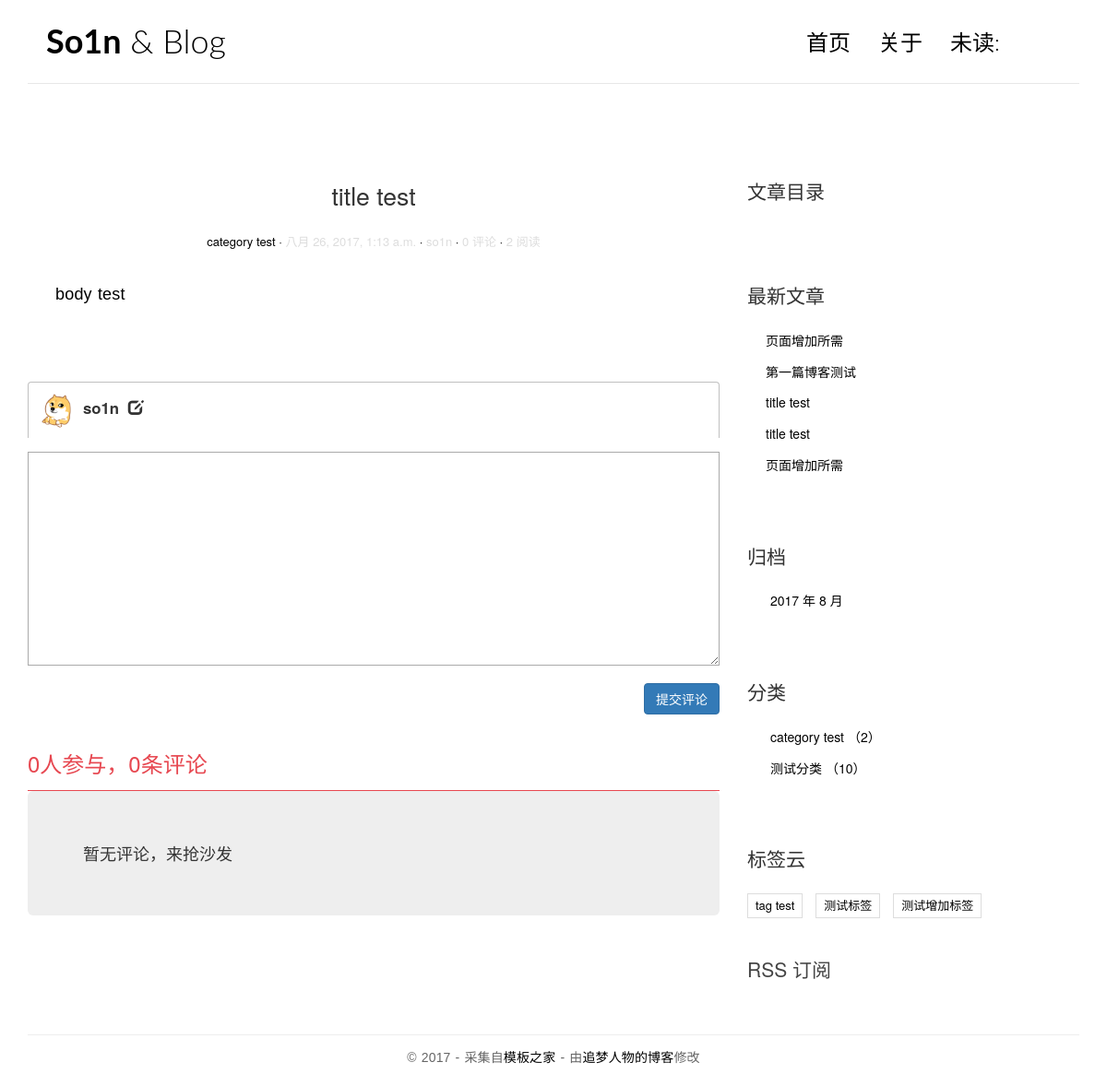
Page /post/2/ (signed in) on the committed database.
### blog/models.py (models this page shows, shortened)
class Post(models.Model):
    views = models.PositiveIntegerField(default=0)
    created_time = models.DateTimeField()
    title = models.CharField(max_length=100)
    body = models.TextField()
    created_time = models.DateTimeField()
    modified_time = models.DateTimeField()
    excerpt = models.CharField(max_length=200, blank=True)
    category = models.ForeignKey(Category)
    tags = models.ManyToManyField(Tag, blank=True)
    author = models.ForeignKey(User)
    def save(self, *args, **kwargs):
        if not self.excerpt:
            md = markdown.Markdown(extenstions=[
                'markdown.extensions.extra',
                'markdown.extensions.codehilite',
            ])
            self.excerpt = strip_tags(md.convert(self.body))[:60]
            super(Post,self).save(*args, **kwargs)
    def increase_views(self):
        self.views += 1
        self.save(update_fields=['views'])
    def __str__(self):
        return self.title
    def get_absolute_url(self):
        return reverse('blog:detail', kwargs={'pk':self.pk})
    class Meta:
        ordering = ['-created_time']

class Category(models.Model):
    name = models.CharField(max_length=100)

class Tag(models.Model):
    name = models.CharField(max_length=100)

### blog/views.py (the view)
# urls.py: url(r'^post/(?P<pk>[0-9]+)/$', views.PostDetailView.as_view(), name='detail'),
class PostDetailView(DetailView):
    model = Post
    template_name = 'blog/detail.html'
    context_object_name = 'post'
    def get(self, request, *args, **kwargs):
        response = super(PostDetailView, self).get(request, *args, **kwargs)
        self.object.increase_views()
        return response
    def get_object(self, queryset=None):
        post = super(PostDetailView, self).get_object(queryset=None)
        md = markdown.Markdown(extensions=['markdown.extensions.extra',
                                           'markdown.extensions.codehilite',
                                           TocExtension(slugify=slugify)
                                          ])
        post.body = md.convert(post.body)
        post.toc = md.toc
        return post
    def get_context_data(self, **kwargs):
        context = super(PostDetailView, self).get_context_data(**kwargs)
        comment_list = self.object.comment_set.all()
        context.update({'comment_list': comment_list})
        return context

### templates/blog/detail.html (shortened to what this page needs)
{% extends 'base.html' %}
{% block main %}
    <article class="post post-{{ post.pk }}">
        <header class="entry-header">
            <h1 class="entry-title">{{ post.title }}</h1>
            <div class="entry-meta">
                <span class="post-category"><a href="{% url 'blog:category' 1 %}">{{ post.category.name }}</a></span>
                <span class="post-date"><time class="entry-date"
                                                          datetime="{{ post.created_time }}">{{ post.created_time }}</time></a></span>
                <span class="post-author">{{ post.author }}</a></span>
                <span class="comments-link">{{ post.comment_set.count }} 评论</a></span>
                <span class="views-count">{{ post.views }} 阅读</a></span>
            </div>
        </header>
        <div class="entry-content clearfix">
            {{ post.body|safe }}<br /><br />
        </div>
    </article>
    {% include 'easy_comment/comment_form.html' with post=post %}
    {% include 'easy_comment/comment_list.html' with post=post %}
{% endblock main %}
{% block toc %}
    <div class="widget widget-content">
        <h3 class="widget-title">文章目录</h3>
    </div>
{% endblock toc %}

### templates/base.html (shortened to what this page needs)
{% load staticfiles %}
{% load blog_tags %}
{% load notifications_tags %}
<!DOCTYPE html>
<html>
<head>
    <link rel="stylesheet" href="http://code.ionicframework.com/ionicons/2.0.1/css/ionicons.min.css">
    <link rel="stylesheet" href="{% static 'blog/css/bootstrap.min.css' %}">
    <link rel="stylesheet" href="{% static 'blog/css/pace.css' %}">
    <link rel="stylesheet" href="{% static 'blog/css/custom.css' %}">
    <link rel="stylesheet" href="{% static 'blog/css/highlights/github.css' %}">
    <link rel="stylesheet" href="//cdn.bootcss.com/bootstrap/3.3.7/css/bootstrap.min.css">
    <link rel="stylesheet" href="{% static 'easy_comment/css/comment.css' %}">
    <link rel="stylesheet" href="{% static 'easy_comment/css/prism.css' %}">
</head>
<body>
<div class="container">
    <header id="site-header">
        <div class="row">
            <div class="col-md-4 col-sm-5 col-xs-8">
                <div class="logo">
                    <h1><a href="{% url 'blog:index' %}"><b>So1n</b> &amp; Blog</a></h1>
                </div>
            </div>
            <div class="col-md-8 col-sm-7 col-xs-4">
                <nav class="main-nav" role="navigation">
                    <div class="collapse navbar-collapse" id="bs-example-navbar-collapse-1">
                        <ul class="nav navbar-nav navbar-right">
                            <li class="cl-effect-11"><a href="{% url 'blog:index' %}" data-hover="首页">首页</a></li>
                            <li class="cl-effect-11"><a href="about.html" data-hover="关于">关于</a></li>
                            <li class="cl-effect-11"><a href="notifications" data-hover="未读:{% notifications_unread %}"><span class="live-notify-badge"><span> 未读:{% notifications_unread %} </a>
                        </ul>
                    </div>
                </nav>
            </div>
        </div>
    </header>
</div>
<div class="content-body">
    <div class="container">
        <div class="row">
            <main class="col-md-8">
                {% block main %}
                {% endblock main %}
            </main>
            <aside class="col-md-4">
                {% block toc %}
                {% endblock toc %}
                <div class="widget widget-recent-posts">
                    <h3 class="widget-title">最新文章</h3>
                    {% get_recent_posts as recent_post_list %}
                    <ul>
                        {% for post in recent_post_list %}
                        <li>
                            <a href="{{ post.get_absolute_url }}">{{ post.title}}</a>
                        </li>
                        {% empty %}
                        暂无文章！
                        {% endfor %}
                    </ul>
                </div>
                <div class="widget widget-archives">
                    <h3 class="widget-title">归档</h3>
                    {% archives as date_list %}
                    <ul>
                        {%for date in date_list%}
                        <li>
                            <a href="{% url 'blog:archives' date.year date.month %}">{{ date.year }} 年 {{ date.month }} 月</a>
                        </li>
                        {% empty %}
                        暂无归档！
                        {% endfor %}
                    </ul>
                </div>
                <div class="widget widget-category">
                    <h3 class="widget-title">分类</h3>
                    {% get_categories as category_list %}
                    <ul>
                        {% for category in category_list %}
                        <li>
                            <a href="{% url 'blog:category' category.pk%}">{{ category.name}} <span class="post-count">（{{ category.num_posts }}）</span></a>
                        </li>
                        {% empty %}
                        暂无分类！
                        {% endfor %}
                    </ul>
                </div>
                <div class="widget widget-tag-cloud">
                    <h3 class="widget-title">标签云</h3>
                    {% get_tags as tag_list%}
                    <ul>
                        {% for tag in tag_list %}
                        <li>
                            <a href="{% url 'blog:tag' tag.pk %}">{{ tag.name}}</a>
                        </li>
                        {% empty %}
                        暂无标签！
                        {% endfor%}
                    </ul>
                </div>
                <div class="rss">
                    <a href="{% url 'rss' %}"> RSS 订阅</a>
                </div>
            </aside>
        </div>
    </div>
</div>
<footer id="site-footer">
    <div class="container">
        <div class="row">
            <div class="col-md-12">
                <p class="copyright">&copy 2017 - 采集自<a href="http://www.cssmoban.com/"
                                                        target="_blank" title="模板之家">模板之家</a>
                    - 由<a href="http://zmrenwu.com/" title="网页模板" target="_blank">追梦人物的博客</a>修改
                </p>
            </div>
        </div>
    </div>
</footer>
</body>
</html>

### easy_comment/templates/easy_comment/comment_form.html (shortened to what this page needs)
{% load staticfiles %}
{% load comment_tags %}
{% generate_form_for post as form %}
<div class="container-fluid" id="cmt-form">
{% if request.user.is_authenticated %}
    <div class="comment-header">
        <a class="comment-avatar">
            <img class="img-rounded" src="{% static 'easy_comment/image/default.png' %}">
        </a>
        <span><strong>
            {{ request.user.username }}
        </strong></span>
        <span class="glyphicon glyphicon-edit"></span>
    </div>
    <form class="comment-form" method="post" action="{% url 'easy_comment:submit_comment' post.id %}">
        {% for field in form %}
        {{ field }}
        {% endfor %}
        <button class="btn btn-primary pull-right" type="submit">提交评论</button>
    </form>
{% else %}
    <div class="jumbotron">
        <h3 class="text-center"><a>登录</a>后参与评论</h3>
    </div>
{% endif %}
</div>

### easy_comment/templates/easy_comment/comment_list.html
{% load comment_tags %}
{% load mptt_tags %}
{% load staticfiles %}
{% get_comment_list_of post as nodes %}
{% get_comments_user_count post as user_count %}
<div class="container-fluid">
    <div class="comment-count">
        <h3>{{ user_count }}人参与，{{ nodes.count }}条评论</h3>
    </div>
    <div class="comment-list">
        {% if nodes.count > 0 %}
            {% recursetree nodes %}
            <div class="row {% if node.is_root_node %}comment-root{% else %}comment-leaf{% endif %}" id="c{{ node.id }}">
                <div class="col-md-1 comment-left">
                    <a class="comment-avatar">
                        <img src="{% static 'easy_comment/image/default.png' %}" alt="{{ node.user_name }}头像">
                    </a>
                </div>
                <div class="col-md-11 comment-right">
                    <span class="comment-user"><strong>
                        {{ node.user_name }}
                    </strong></span>
                    {% if not node.is_root_node %}
                    <span class="glyphicon glyphicon-share-alt"></span>
                    <span class="comment-reply-to">@{{ node.parent.user_name }}</span>
                    {% endif %}
                    <span class="comment-time pull-right">{{ node.submit_date|timesince }}前</span>
                    <div class="comment-content">
                        <p>{{ node.content|safe }}</p>
                    </div>
                    {% get_like_action request.user node as action %}
                    {% get_like_count node as like_num %}
                    {% get_dislike_count node as dislike_num %}
                    <a class="like {% if not request.user.is_authenticated %}no-login{% endif %}" id="like-{{ node.id }}" data-id="{{ node.id }}" data-action="{% if action == 1 %}cancel-like{% else %}like{% endif %}" href="javascript:void(0);">
                        <span class="glyphicon glyphicon-thumbs-up {% if action == 1 %}red-finger{% endif %}"></span><span class="like-total">{{ like_num }}</span></a>
                    <a class="like {% if not request.user.is_authenticated %}no-login{% endif %}" id="dislike-{{ node.id }}" data-id="{{ node.id }}" data-action="{% if action == -1 %}cancel-dislike{% else %}dislike{% endif %}" href="javascript:void(0);">
                        <span class="glyphicon glyphicon-thumbs-down {% if action == -1  %}red-finger{% endif %}"></span><span class="dislike-total">{{ dislike_num }}</span></a>
                    <a class="comment-reply {% if not request.user.is_authenticated %}no-login{% endif %}" data-name="@{{ node.user_name }}" id="a-{{ node.id }}" href="#cmt-form">
                        回复
                    </a>
                </div>
            </div>
            <div class="comment-children {% if node.is_root_node %}first-generation{% endif %}">
                {% if not node.is_leaf_node %}
                    {{ children }}
                {% endif %}
            </div>
            {% endrecursetree %}
        {% else %}
            <div class="jumbotron">
                <h4>暂无评论，来抢沙发</h4>
            </div>
        {% endif %}
    </div>
</div>

### rows in the picture
Post: title "title test", category.name "category test", created_time "八月 26, 2017, 1:13 a.m.", author "so1n", comment_set.count "0", views "2", body "body test", count "0"
Post: title "页面增加所需"
Post: title "第一篇博客测试"
Post: title "title test"
Post: title "页面增加所需"
Category: name "category test", num_posts "2"
Category: name "测试分类", num_posts "10"
Tag: name "tag test"
Tag: name "测试标签"
Tag: name "测试增加标签"

### other values in the picture
{{ request.user.username }} "so1n"
{{ user_count }} "0"
{{ date.year }} "2017"
{{ date.month }} "8"
